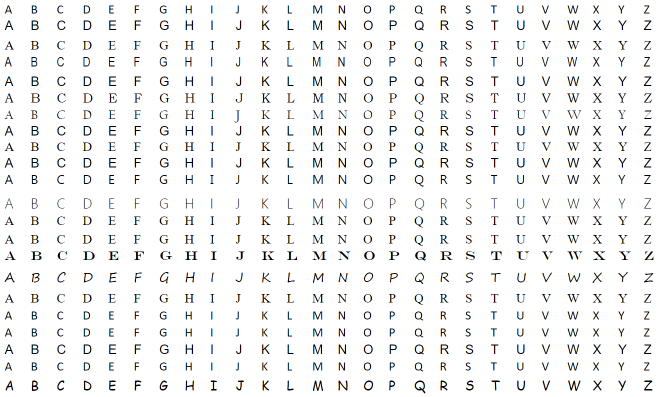
#> input picture training.png, 1320 x 794 px (shown at 1/2 size)
$ python trainData.py
#> lines starting #> are read from the running program, lines starting #| are printed output that depends on the picture; after the words box and inside, x2 and y2 are one past the last pixel; in counts of white or black regions, pixels touching at a corner belong together
import sys
import numpy
import cv2
import os

# Image for the computer to detect contours and learn from
image_to_train = "training.png"

# Its 48 because that way the exact number of all letters are actually found
image_edges = 48

# Constant size variables when processing image and contours
resized_image_w = 20
resized_image_h = 30


def train_data():

	# Index that will be associated with contour
	index_to_add = 0

	# Keeps track of sorted contour
	count = 0

	# Displays how many contours (letters) in training image it has found.
	# In the image provided, there are 26 x 22 letters, so it should find 572 letters to train from
	found_count = 0

	# Read in training images for all orientations
	training_image = cv2.imread(image_to_train)
#> training_image is the input picture: shape (794, 1320, 3); mean B, G, R 243.3, 243.4, 243.3

	# Get grayscale and blur all images
	gray_image = cv2.cvtColor(training_image, cv2.COLOR_BGR2GRAY)
	blurred_image = cv2.GaussianBlur(gray_image, (5,5), 0)
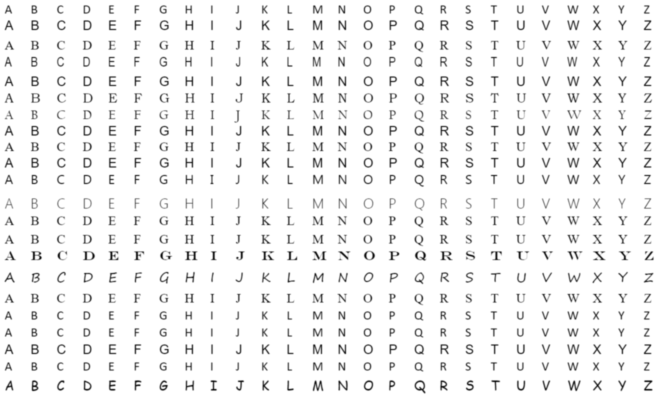
#> blurred_image: shape (794, 1320) (shown at 1/2 size); min 12, max 255, mean 243.3

	# Filter image to black and white. Use gaussian filter, invert background with foreground.
	image_threshold = cv2.adaptiveThreshold(blurred_image, 255, cv2.ADAPTIVE_THRESH_GAUSSIAN_C, cv2.THRESH_BINARY_INV, 11, 1)
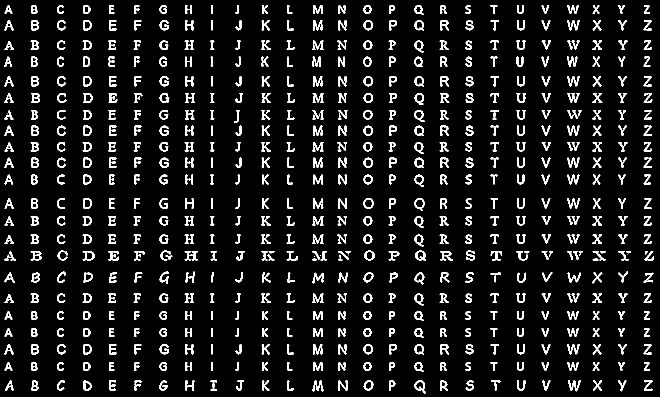
#> image_threshold: shape (794, 1320) (shown at 1/2 size); 8.1% white; 605 white regions (6 under 20 px)

	# Make copy of filtered image
	image_threshold_copy = image_threshold.copy()

	# Now find the contours, use copy of threshold
	countours, hierarchy= cv2.findContours(image_threshold_copy, cv2.RETR_EXTERNAL, cv2.CHAIN_APPROX_NONE)
#> countours = 605 contours, 9 with area under 20; largest, box (x1, y1, x2, y2) and area: (829, 761, 851, 787) 342, (829, 396, 849, 422) 340, (727, 396, 747, 418) 327, (830, 501, 852, 522) 313, (165, 502, 190, 521) 309

	# Numpy array used later
	flattened_image = numpy.empty((0, resized_image_w * resized_image_h))

	# empty list where found letters will be classified
	classification = []

	# Alphabet unicodes that should be recognized
	all_chars = [ord('A'), ord('B'), ord('C'), ord('D'), ord('E'), ord('F'), ord('G'), ord('H'), ord('I'), ord('J'),
					 ord('K'), ord('L'), ord('M'), ord('N'), ord('O'), ord('P'), ord('Q'), ord('R'), ord('S'), ord('T'),
					 ord('U'), ord('V'), ord('W'), ord('X'), ord('Y'), ord('Z')]

        # Sort all found contours from Top to Bottom
	sorted_ctrs = sorted(countours, key=lambda countours: cv2.boundingRect(countours)[0])
#> sorted_ctrs has the same summary as countours

	# Loop through each contour detected
	for i in sorted_ctrs:

		# Check if its big enough
		if cv2.contourArea(i) > image_edges:

			found_count = found_count +1

			# Get bounding rect
			[intX, intY, intW, intH] = cv2.boundingRect(i)

			# Crop out the character
			cropped_character = image_threshold[intY:intY+intH, intX:intX+intW]

			# Resize for consistenty. Makes easier recognition and storage
			resize_cropped = cv2.resize(cropped_character, (resized_image_w, resized_image_h))

                        # There are 22 columns (22 variations of each letter in english alphabet) in the provided training image
			if count < 22:
				classification.append(all_chars[index_to_add])

			elif count == 22:
				count = 0
				classification.append(all_chars[index_to_add])
				index_to_add = index_to_add + 1

			# Flatten image to 1d numpy array and add to array for easy writing to .txt file
			flat_image = resize_cropped.reshape((1, resized_image_w * resized_image_h))
			flattened_image = numpy.append(flattened_image, flat_image, 0)
			count = count + 1
#> this loop made 605 passes
#> (intX, intY, intW, intH, count) on passes 1 to 12: (9, 724, 16, 18, 1), (9, 688, 18, 21, 2), (9, 656, 16, 18, 3), (9, 622, 16, 18, 4), (9, 588, 19, 18, 5), (9, 544, 21, 22, 6), (9, 502, 23, 19, 7), (9, 470, 19, 18, 8), (9, 433, 19, 18, 9), (9, 396, 18, 22, 10), (9, 349, 17, 20, 11), (9, 315, 18, 21, 12)
#> i on pass 23: [[15, 227]]
#> pass 1, in train_data, `resize_cropped = cv2.resize(cropped_character, (resized_image_w, resiz..`:
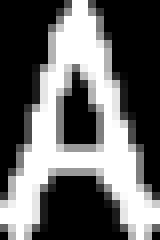
#> resize_cropped: shape (30, 20) (shown 8 times larger); min 0, max 255, mean 102.2
#> pass 2, in train_data, `resize_cropped = cv2.resize(cropped_character, (resized_image_w, resiz..`:
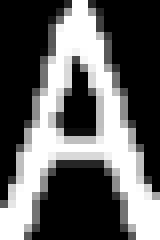
#> resize_cropped: shape (30, 20) (shown 8 times larger); min 0, max 255, mean 96.3
#> after the loop:
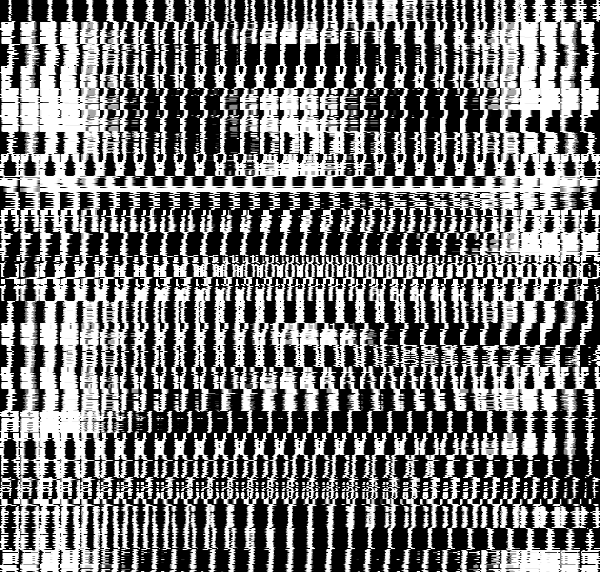
#> flattened_image: shape (572, 600) float64; min 0, max 255, mean 118.1
#> after the loop, classification = 572 values from 65 to 90; count = 22; found_count = 572; index_to_add = 25


        # Convert classification array to floats and then reshape to 1d, so it can be written to text file
	float_classification = numpy.array(classification, numpy.float32)
#> float_classification = 572 values from 65 to 90
	flat_classification = float_classification.reshape((float_classification.size, 1))
#> flat_classification = 572 values from 65 to 90

        # Save data in text files
	numpy.savetxt("classifications.txt", flat_classification)
	numpy.savetxt("flattened_images.txt", flattened_image)

        # General feedback
	print("Training completed!")
	print("Found contours: {}".format(found_count))
#| Found contours: 572

# Call main method
train_data()

$ run again, with letters.png copied over training.png
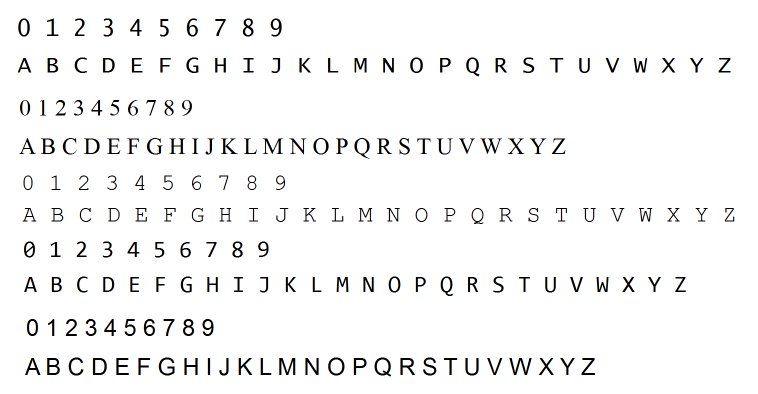
#> input picture letters.png, 1516 x 788 px (shown at 1/2 size)
#> in train_data, training_image is the input picture: shape (788, 1516, 3); mean B, G, R 245.2, 245.2, 245.2
#> in train_data, `image_threshold = cv2.adaptiveThreshold(blurred_image, 255, cv2.ADAPTI..`:
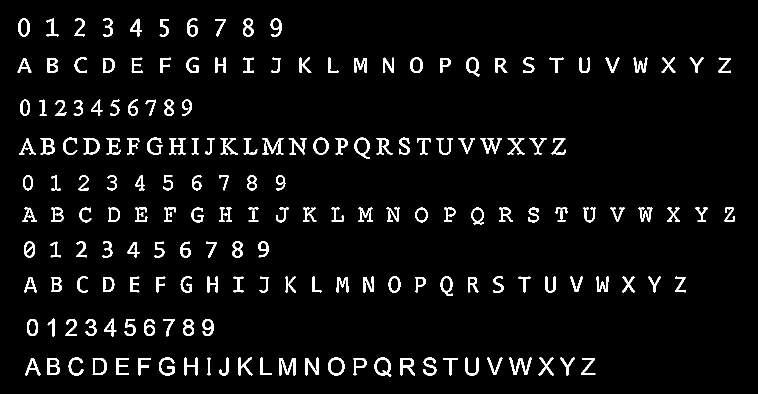
#> image_threshold: shape (788, 1516) (shown at 1/2 size); 4.6% white; 180 white regions
#> countours = 180 contours; largest, box (x1, y1, x2, y2) and area: (749, 715, 783, 753) 919, (656, 715, 689, 751) 911, (709, 275, 740, 318) 822, (185, 716, 214, 750) 806, (627, 275, 657, 310) 784
#> sorted_ctrs has the same summary as countours
#> the loop in train_data, `for i in sorted_ctrs:` made 180 passes
#> (intX, intY, intW, intH, count) on passes 1 to 8: (35, 116, 28, 30, 1), (37, 37, 23, 36, 2), (38, 276, 34, 33, 3), (40, 199, 20, 33, 4), (45, 415, 29, 29, 5), (46, 350, 20, 31, 6), (48, 554, 26, 31, 7), (48, 483, 22, 32, 8)
#> after the loop in train_data, `for i in sorted_ctrs:`:
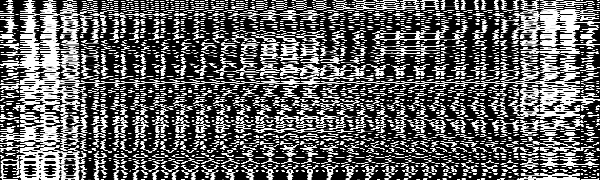
#> flattened_image: shape (180, 600) float64; min 0, max 255, mean 97.5
#> after the loop in train_data, `for i in sorted_ctrs:`: classification = 180 values from 65 to 73; count = 4; found_count = 180; index_to_add = 8
#> float_classification = 180 values from 65 to 73
#| Found contours: 180

$ run again, with letters_downwards.png copied over training.png
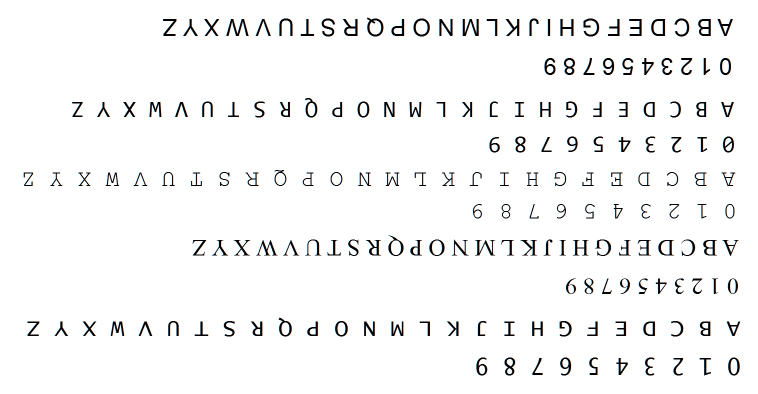
#> input picture letters_downwards.png, 1516 x 788 px (shown at 1/2 size)
#> in train_data, training_image is the input picture: shape (788, 1516, 3); mean B, G, R 245.4, 245.2, 245.1
#> in train_data, `image_threshold = cv2.adaptiveThreshold(blurred_image, 255, cv2.ADAPTI..`:
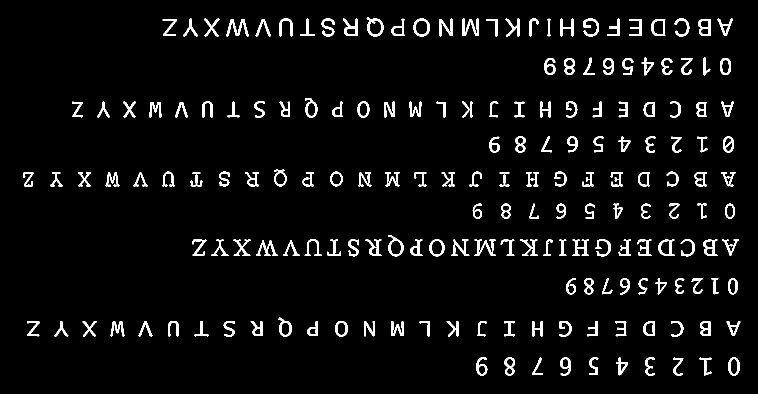
#> image_threshold: shape (788, 1516) (shown at 1/2 size); 4.6% white; 180 white regions
#> countours = 180 contours; largest, box (x1, y1, x2, y2) and area: (733, 35, 767, 73) 921, (827, 37, 860, 73) 911, (776, 470, 807, 513) 820, (1302, 38, 1331, 72) 805, (859, 478, 889, 513) 785
#> sorted_ctrs has the same summary as countours
#> the loop in train_data, `for i in sorted_ctrs:` made 180 passes
#> (intX, intY, intW, intH, count) on passes 1 to 8: (47, 344, 20, 29, 1), (54, 642, 25, 31, 2), (100, 344, 25, 29, 3), (109, 642, 28, 31, 4), (144, 203, 22, 32, 5), (156, 344, 26, 29, 6), (165, 642, 28, 31, 7), (194, 203, 26, 32, 8)
#> after the loop in train_data, `for i in sorted_ctrs:`:
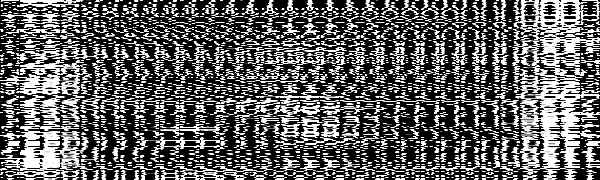
#> flattened_image: shape (180, 600) float64; min 0, max 255, mean 97.4
#> after the loop in train_data, `for i in sorted_ctrs:`: classification = 180 values from 65 to 73; count = 4; found_count = 180; index_to_add = 8
#> float_classification = 180 values from 65 to 73
#| Found contours: 180
